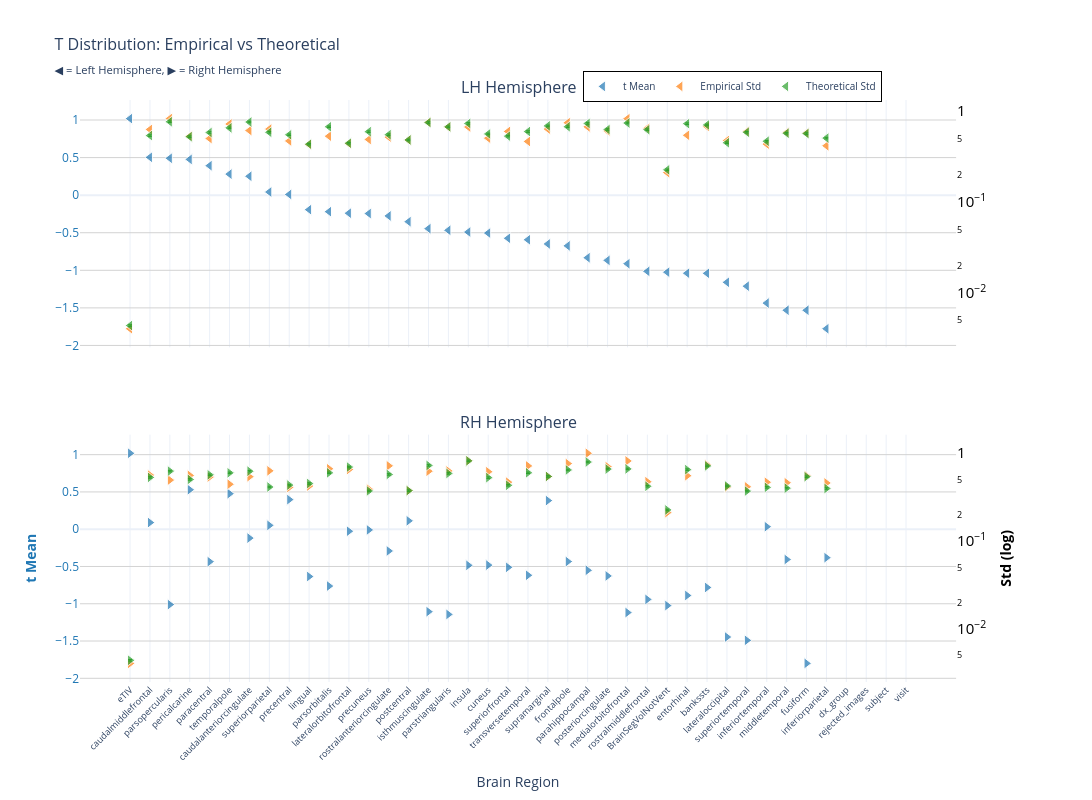
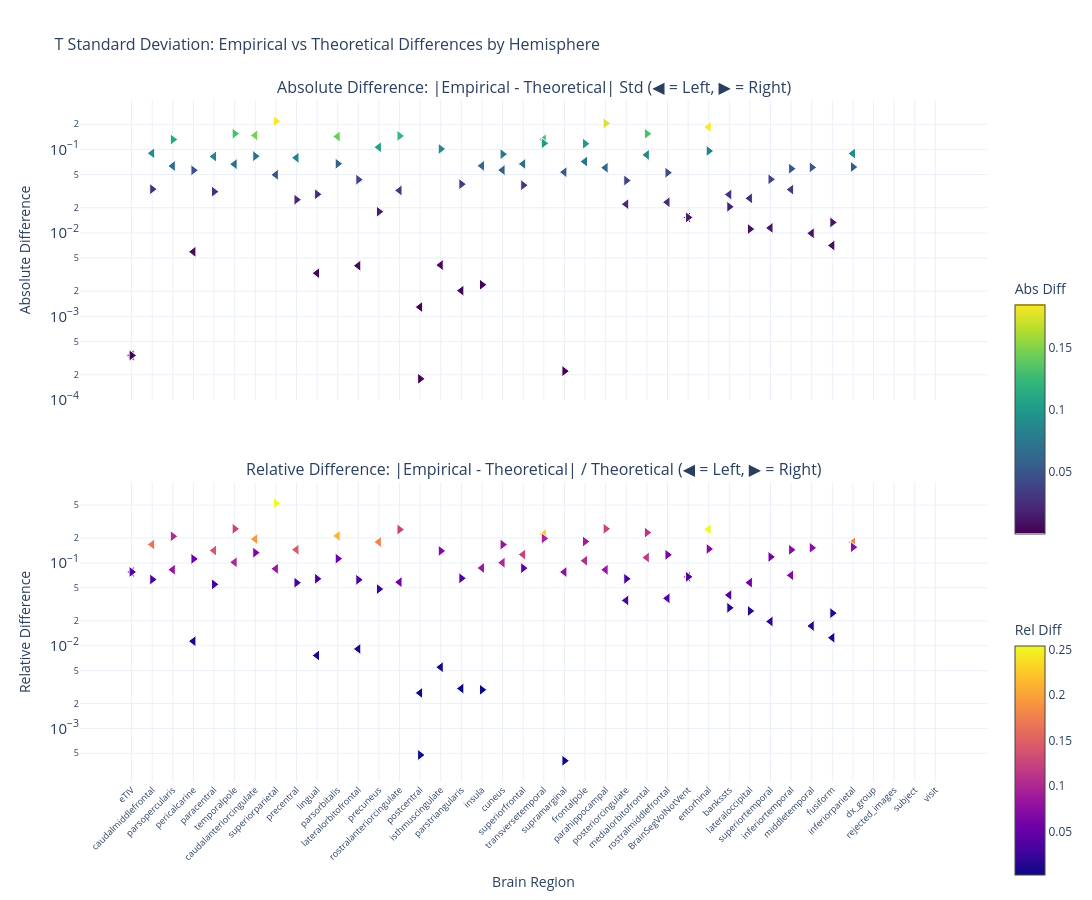

Notebook source saved alongside these figures, in order:
### Markdown cell above
### t-statistic

### Code cell
nu_nav = df_npvr[(df_npvr["study"] == "longitudinal") & (df_npvr["group"] == "HC-PD")]
data_path = stats_dir / f"student_longitudinal_{METRIC}.parquet"
df, stats = get_test_stats(
    data_path,
    stat_functions_F,
    nu_nav,
    hemisphere=True,
    study="longitudinal",
    raw_values=True,
)
show_figure(stats, hemisphere=True, stat_name="t", study="longitudinal", metric=METRIC)

### Figure 1 — Plotly figure (JSON) as saved in the notebook; plotly's stock layout.template omitted (floating-point values rounded to 4 significant figures)
{"data": [{"hovertemplate": "<b>%{x}</b><br>Mean t: %{y:.2f}<br><extra></extra>", "legendgroup": "mean", "marker": {"color": "#1f77b4", "line": {"color": "white", "width": 1}, "opacity": 0.7, "size": 10, "symbol": "triangle-left"}, "mode": "markers", "name": "t Mean", "showlegend": true, "type": "scatter", "x": ["eTIV", "caudalmiddlefrontal", "parsopercularis", "pericalcarine", "paracentral", "temporalpole", "caudalanteriorcingulate", "superiorparietal", "precentral", "lingual", "parsorbitalis", "lateralorbitofrontal", "precuneus", "rostralanteriorcingulate", "postcentral", "isthmuscingulate", "parstriangularis", "insula", "cuneus", "superiorfrontal", "transversetemporal", "supramarginal", "frontalpole", "parahippocampal", "posteriorcingulate", "medialorbitofrontal", "rostralmiddlefrontal", "BrainSegVolNotVent", "entorhinal", "bankssts", "lateraloccipital", "superiortemporal", "inferiortemporal", "middletemporal", "fusiform", "inferiorparietal", "dx_group", "rejected_images", "subject", "visit"], "xaxis": "x", "y": [1.019, 0.5036, 0.4909, 0.4761, 0.3922, 0.2801, 0.2514, 0.04185, 0.009773, -0.1929, -0.2196, -0.2399, -0.2448, -0.2766, -0.3529, -0.4455, -0.4677, -0.4909, -0.5044, -0.5739, -0.5933, -0.6493, -0.6748, -0.8328, -0.8677, -0.9122, -1.014, -1.025, -1.039, -1.04, -1.16, -1.211, -1.436, -1.531, -1.531, -1.777, NaN, NaN, NaN, NaN], "yaxis": "y"}, {"hovertemplate": "<b>%{x}</b><br>Empirical Std: %{y:.3f}<br><extra></extra>", "legendgroup": "empirical", "marker": {"color": "#ff7f0e", "line": {"color": "white", "width": 1}, "opacity": 0.7, "size": 10, "symbol": "triangle-left"}, "mode": "markers", "name": "Empirical Std", "showlegend": true, "type": "scatter", "x": ["eTIV", "caudalmiddlefrontal", "parsopercularis", "pericalcarine", "paracentral", "temporalpole", "caudalanteriorcingulate", "superiorparietal", "precentral", "lingual", "parsorbitalis", "lateralorbitofrontal", "precuneus", "rostralanteriorcingulate", "postcentral", "isthmuscingulate", "parstriangularis", "insula", "cuneus", "superiorfrontal", "transversetemporal", "supramarginal", "frontalpole", "parahippocampal", "posteriorcingulate", "medialorbitofrontal", "rostralmiddlefrontal", "BrainSegVolNotVent", "entorhinal", "bankssts", "lateraloccipital", "superiortemporal", "inferiortemporal", "middletemporal", "fusiform", "inferiorparietal", "dx_group", "rejected_images", "subject", "visit"], "xaxis": "x", "y": [0.004039, 0.6281, 0.827, 0.5294, 0.4995, 0.7209, 0.6117, 0.6346, 0.4697, 0.4296, 0.5298, 0.4397, 0.4877, 0.5183, 0.4805, 0.7534, 0.6692, 0.6688, 0.5046, 0.5977, 0.4636, 0.6345, 0.7448, 0.6711, 0.6052, 0.8257, 0.6482, 0.2106, 0.5424, 0.6758, 0.4746, 0.5968, 0.4335, 0.5811, 0.5735, 0.4156, NaN, NaN, NaN, NaN], "yaxis": "y2"}, {"error_y": {"array": [8.702e-05, 0.01069, 0.01518, 0.0104, 0.01156, 0.013, 0.01508, 0.01162, 0.01091, 0.008602, 0.01336, 0.008816, 0.0118, 0.01094, 0.009572, 0.01489, 0.01334, 0.01455, 0.01115, 0.01054, 0.01184, 0.01367, 0.01338, 0.01454, 0.01246, 0.0147, 0.01242, 0.00449, 0.01446, 0.014, 0.008915, 0.01163, 0.009269, 0.01135, 0.01125, 0.01003, NaN, NaN, NaN, NaN], "arrayminus": [8.529e-05, 0.01048, 0.01488, 0.0102, 0.01133, 0.01274, 0.01478, 0.01139, 0.01069, 0.008431, 0.0131, 0.008642, 0.01157, 0.01072, 0.009382, 0.01459, 0.01307, 0.01426, 0.01093, 0.01034, 0.0116, 0.0134, 0.01311, 0.01425, 0.01222, 0.01441, 0.01217, 0.0044, 0.01417, 0.01372, 0.008739, 0.0114, 0.009086, 0.01112, 0.01103, 0.009834, NaN, NaN, NaN, NaN], "color": "#2ca02c", "thickness": 1, "type": "data", "visible": true, "width": 2}, "hovertemplate": "<b>%{x}</b><br>Theoretical Std: %{y:.3f}<br><extra></extra>", "legendgroup": "theoretical", "marker": {"color": "#2ca02c", "line": {"color": "white", "width": 1}, "opacity": 0.7, "size": 10, "symbol": "triangle-left"}, "mode": "markers", "name": "Theoretical Std", "showlegend": true, "type": "scatter", "x": ["eTIV", "caudalmiddlefrontal", "parsopercularis", "pericalcarine", "paracentral", "temporalpole", "caudalanteriorcingulate", "superiorparietal", "precentral", "lingual", "parsorbitalis", "lateralorbitofrontal", "precuneus", "rostralanteriorcingulate", "postcentral", "isthmuscingulate", "parstriangularis", "insula", "cuneus", "superiorfrontal", "transversetemporal", "supramarginal", "frontalpole", "parahippocampal", "posteriorcingulate", "medialorbitofrontal", "rostralmiddlefrontal", "BrainSegVolNotVent", "entorhinal", "bankssts", "lateraloccipital", "superiortemporal", "inferiortemporal", "middletemporal", "fusiform", "inferiorparietal", "dx_group", "rejected_images", "subject", "visit"], "xaxis": "x", "y": [0.004379, 0.5382, 0.7638, 0.5235, 0.5818, 0.6543, 0.759, 0.585, 0.549, 0.4329, 0.6725, 0.4437, 0.594, 0.5506, 0.4818, 0.7493, 0.6712, 0.7323, 0.5611, 0.5307, 0.5959, 0.6879, 0.6732, 0.7315, 0.6273, 0.7397, 0.6249, 0.226, 0.7276, 0.7046, 0.4487, 0.5853, 0.4665, 0.5712, 0.5664, 0.5049, NaN, NaN, NaN, NaN], "yaxis": "y2"}, {"hovertemplate": "<b>%{x}</b><br>Mean t: %{y:.2f}<br><extra></extra>", "legendgroup": "mean", "marker": {"color": "#1f77b4", "line": {"color": "white", "width": 1}, "opacity": 0.7, "size": 10, "symbol": "triangle-right"}, "mode": "markers", "name": "t Mean", "showlegend": false, "type": "scatter", "x": ["eTIV", "pericalcarine", "temporalpole", "precentral", "supramarginal", "postcentral", "caudalmiddlefrontal", "superiorparietal", "inferiortemporal", "precuneus", "lateralorbitofrontal", "caudalanteriorcingulate", "rostralanteriorcingulate", "inferiorparietal", "middletemporal", "frontalpole", "paracentral", "cuneus", "insula", "superiorfrontal", "parahippocampal", "transversetemporal", "posteriorcingulate", "lingual", "parsorbitalis", "bankssts", "entorhinal", "rostralmiddlefrontal", "parsopercularis", "BrainSegVolNotVent", "isthmuscingulate", "medialorbitofrontal", "parstriangularis", "lateraloccipital", "superiortemporal", "fusiform", "dx_group", "rejected_images", "subject", "visit"], "xaxis": "x2", "y": [1.019, 0.5294, 0.4764, 0.3969, 0.3838, 0.1122, 0.08927, 0.05151, 0.03375, -0.009612, -0.02707, -0.1193, -0.2919, -0.3816, -0.4063, -0.434, -0.4353, -0.4818, -0.4847, -0.5116, -0.5519, -0.6181, -0.6268, -0.6347, -0.7628, -0.7816, -0.8889, -0.9417, -1.011, -1.025, -1.106, -1.118, -1.143, -1.446, -1.491, -1.8, NaN, NaN, NaN, NaN], "yaxis": "y3"}, {"hovertemplate": "<b>%{x}</b><br>Empirical Std: %{y:.3f}<br><extra></extra>", "legendgroup": "empirical", "marker": {"color": "#ff7f0e", "line": {"color": "white", "width": 1}, "opacity": 0.7, "size": 10, "symbol": "triangle-right"}, "mode": "markers", "name": "Empirical Std", "showlegend": false, "type": "scatter", "x": ["eTIV", "pericalcarine", "temporalpole", "precentral", "supramarginal", "postcentral", "caudalmiddlefrontal", "superiorparietal", "inferiortemporal", "precuneus", "lateralorbitofrontal", "caudalanteriorcingulate", "rostralanteriorcingulate", "inferiorparietal", "middletemporal", "frontalpole", "paracentral", "cuneus", "insula", "superiorfrontal", "parahippocampal", "transversetemporal", "posteriorcingulate", "lingual", "parsorbitalis", "bankssts", "entorhinal", "rostralmiddlefrontal", "parsopercularis", "BrainSegVolNotVent", "isthmuscingulate", "medialorbitofrontal", "parstriangularis", "lateraloccipital", "superiortemporal", "fusiform", "dx_group", "rejected_images", "subject", "visit"], "xaxis": "x2", "y": [0.004039, 0.5589, 0.4431, 0.4084, 0.5434, 0.3749, 0.5634, 0.6296, 0.4671, 0.3898, 0.6519, 0.5408, 0.7181, 0.4582, 0.461, 0.7617, 0.5358, 0.6147, 0.8206, 0.4682, 0.9985, 0.7167, 0.7018, 0.4226, 0.6648, 0.7375, 0.5541, 0.4732, 0.4941, 0.2106, 0.6242, 0.8164, 0.6269, 0.4123, 0.4142, 0.5534, NaN, NaN, NaN, NaN], "yaxis": "y4"}, {"error_y": {"array": [8.702e-05, 0.009988, 0.01187, 0.008611, 0.0108, 0.007446, 0.01053, 0.00819, 0.008114, 0.007387, 0.01382, 0.0124, 0.01138, 0.007881, 0.00795, 0.01281, 0.01127, 0.01047, 0.01626, 0.008562, 0.01577, 0.01189, 0.0131, 0.008974, 0.01187, 0.01425, 0.01291, 0.008356, 0.01242, 0.00449, 0.01442, 0.01316, 0.01169, 0.008412, 0.00736, 0.01073, NaN, NaN, NaN, NaN], "arrayminus": [8.529e-05, 0.00979, 0.01164, 0.00844, 0.01059, 0.007298, 0.01032, 0.008027, 0.007953, 0.007241, 0.01354, 0.01215, 0.01116, 0.007725, 0.007793, 0.01256, 0.01104, 0.01026, 0.01593, 0.008392, 0.01545, 0.01165, 0.01284, 0.008796, 0.01164, 0.01396, 0.01266, 0.00819, 0.01218, 0.0044, 0.01413, 0.0129, 0.01146, 0.008245, 0.007214, 0.01052, NaN, NaN, NaN, NaN], "color": "#2ca02c", "thickness": 1, "type": "data", "visible": true, "width": 2}, "hovertemplate": "<b>%{x}</b><br>Theoretical Std: %{y:.3f}<br><extra></extra>", "legendgroup": "theoretical", "marker": {"color": "#2ca02c", "line": {"color": "white", "width": 1}, "opacity": 0.7, "size": 10, "symbol": "triangle-right"}, "mode": "markers", "name": "Theoretical Std", "showlegend": false, "type": "scatter", "x": ["eTIV", "pericalcarine", "temporalpole", "precentral", "supramarginal", "postcentral", "caudalmiddlefrontal", "superiorparietal", "inferiortemporal", "precuneus", "lateralorbitofrontal", "caudalanteriorcingulate", "rostralanteriorcingulate", "inferiorparietal", "middletemporal", "frontalpole", "paracentral", "cuneus", "insula", "superiorfrontal", "parahippocampal", "transversetemporal", "posteriorcingulate", "lingual", "parsorbitalis", "bankssts", "entorhinal", "rostralmiddlefrontal", "parsopercularis", "BrainSegVolNotVent", "isthmuscingulate", "medialorbitofrontal", "parstriangularis", "lateraloccipital", "superiortemporal", "fusiform", "dx_group", "rejected_images", "subject", "visit"], "xaxis": "x2", "y": [0.004379, 0.5027, 0.5975, 0.4334, 0.5436, 0.3747, 0.5299, 0.4122, 0.4084, 0.3718, 0.6953, 0.6238, 0.5729, 0.3967, 0.4001, 0.6447, 0.567, 0.5269, 0.8182, 0.4309, 0.7935, 0.5984, 0.6595, 0.4517, 0.5975, 0.7169, 0.6499, 0.4205, 0.6252, 0.226, 0.7256, 0.6623, 0.5885, 0.4234, 0.3704, 0.5401, NaN, NaN, NaN, NaN], "yaxis": "y4"}], "layout": {"annotations": [{"font": {"size": 16}, "showarrow": false, "text": "LH Hemisphere", "x": 0.47, "xanchor": "center", "xref": "paper", "y": 1, "yanchor": "bottom", "yref": "paper"}, {"font": {"size": 16}, "showarrow": false, "text": "RH Hemisphere", "x": 0.47, "xanchor": "center", "xref": "paper", "y": 0.425, "yanchor": "bottom", "yref": "paper"}], "height": 800, "hovermode": "x", "legend": {"bgcolor": "rgba(255, 255, 255, 0.9)", "bordercolor": "black", "borderwidth": 1, "font": {"size": 10}, "orientation": "h", "x": 0.7, "xanchor": "center", "y": 1.05}, "title": {"font": {"size": 16}, "text": "T Distribution: Empirical vs Theoretical<br><sub>◀ = Left Hemisphere, ▶ = Right Hemisphere</sub>"}, "width": 1400, "xaxis": {"anchor": "y", "domain": [0, 0.94], "matches": "x2", "showticklabels": false}, "xaxis2": {"anchor": "y3", "domain": [0, 0.94], "tickangle": -45, "tickfont": {"size": 9}, "title": {"text": "Brain Region"}}, "yaxis": {"anchor": "x", "domain": [0.575, 1], "gridcolor": "lightgray", "showgrid": true, "tickfont": {"color": "#1f77b4"}, "title": {"font": {"color": "#1f77b4"}, "text": ""}}, "yaxis2": {"anchor": "x", "exponentformat": "power", "overlaying": "y", "showgrid": false, "side": "right", "tickfont": {"color": "black"}, "title": {"font": {"color": "black"}, "text": ""}, "type": "log"}, "yaxis3": {"anchor": "x2", "domain": [0, 0.425], "gridcolor": "lightgray", "showgrid": true, "tickfont": {"color": "#1f77b4"}, "title": {"font": {"color": "#1f77b4"}, "text": "<b>t Mean</b>"}}, "yaxis4": {"anchor": "x2", "exponentformat": "power", "overlaying": "y3", "showgrid": false, "side": "right", "tickfont": {"color": "black"}, "title": {"font": {"color": "black"}, "text": "<b>Std (log)</b>"}, "type": "log"}}}

### Figure 2 — Plotly figure (JSON) as saved in the notebook; plotly's stock layout.template omitted (floating-point values rounded to 4 significant figures)
{"data": [{"hovertemplate": "<b>%{x}</b><br>Hemisphere: %{text}<br>Abs Diff: %{y:.4f}<br><extra></extra>", "legendgroup": "abs_lh", "marker": {"color": [0.0003408, 0.08995, 0.06324, 0.005937, 0.08225, 0.06659, 0.1472, 0.04968, 0.07931, 0.003296, 0.1427, 0.004048, 0.1062, 0.03225, 0.001293, 0.004116, 0.002034, 0.06355, 0.05652, 0.06703, 0.1323, 0.05338, 0.07155, 0.06042, 0.02209, 0.08599, 0.02332, 0.01534, 0.1852, 0.02881, 0.02594, 0.01148, 0.03304, 0.009892, 0.007068, 0.08932, NaN, NaN, NaN, NaN], "colorbar": {"len": 0.4, "title": {"text": "Abs Diff"}, "y": 0.75, "yanchor": "top"}, "colorscale": [[0, "#440154"], [0.1111, "#482878"], [0.2222, "#3e4989"], [0.3333, "#31688e"], [0.4444, "#26828e"], [0.5556, "#1f9e89"], [0.6667, "#35b779"], [0.7778, "#6ece58"], [0.8889, "#b5de2b"], [1, "#fde725"]], "line": {"color": "white", "width": 1}, "showscale": true, "size": 10, "symbol": "triangle-left"}, "mode": "markers", "name": "Absolute (lh)", "showlegend": false, "text": ["lh", "lh", "lh", "lh", "lh", "lh", "lh", "lh", "lh", "lh", "lh", "lh", "lh", "lh", "lh", "lh", "lh", "lh", "lh", "lh", "lh", "lh", "lh", "lh", "lh", "lh", "lh", "lh", "lh", "lh", "lh", "lh", "lh", "lh", "lh", "lh", "lh", "lh", "lh", "lh"], "type": "scatter", "x": ["eTIV", "caudalmiddlefrontal", "parsopercularis", "pericalcarine", "paracentral", "temporalpole", "caudalanteriorcingulate", "superiorparietal", "precentral", "lingual", "parsorbitalis", "lateralorbitofrontal", "precuneus", "rostralanteriorcingulate", "postcentral", "isthmuscingulate", "parstriangularis", "insula", "cuneus", "superiorfrontal", "transversetemporal", "supramarginal", "frontalpole", "parahippocampal", "posteriorcingulate", "medialorbitofrontal", "rostralmiddlefrontal", "BrainSegVolNotVent", "entorhinal", "bankssts", "lateraloccipital", "superiortemporal", "inferiortemporal", "middletemporal", "fusiform", "inferiorparietal", "dx_group", "rejected_images", "subject", "visit"], "xaxis": "x", "y": [0.0003408, 0.08995, 0.06324, 0.005937, 0.08225, 0.06659, 0.1472, 0.04968, 0.07931, 0.003296, 0.1427, 0.004048, 0.1062, 0.03225, 0.001293, 0.004116, 0.002034, 0.06355, 0.05652, 0.06703, 0.1323, 0.05338, 0.07155, 0.06042, 0.02209, 0.08599, 0.02332, 0.01534, 0.1852, 0.02881, 0.02594, 0.01148, 0.03304, 0.009892, 0.007068, 0.08932, NaN, NaN, NaN, NaN], "yaxis": "y"}, {"hovertemplate": "<b>%{x}</b><br>Hemisphere: %{text}<br>Rel Diff: %{y:.2%}<br><extra></extra>", "legendgroup": "rel_lh", "marker": {"color": [0.07782, 0.1671, 0.08279, 0.01134, 0.1414, 0.1018, 0.194, 0.08492, 0.1445, 0.007614, 0.2121, 0.009122, 0.1788, 0.05858, 0.002684, 0.005494, 0.003031, 0.08678, 0.1007, 0.1263, 0.222, 0.0776, 0.1063, 0.08259, 0.03522, 0.1163, 0.03732, 0.06787, 0.2545, 0.04089, 0.05782, 0.01962, 0.07081, 0.01732, 0.01248, 0.1769, NaN, NaN, NaN, NaN], "colorbar": {"len": 0.4, "title": {"text": "Rel Diff"}, "y": 0.25, "yanchor": "top"}, "colorscale": [[0, "#0d0887"], [0.1111, "#46039f"], [0.2222, "#7201a8"], [0.3333, "#9c179e"], [0.4444, "#bd3786"], [0.5556, "#d8576b"], [0.6667, "#ed7953"], [0.7778, "#fb9f3a"], [0.8889, "#fdca26"], [1, "#f0f921"]], "line": {"color": "white", "width": 1}, "showscale": true, "size": 10, "symbol": "triangle-left"}, "mode": "markers", "name": "Relative (lh)", "showlegend": false, "text": ["lh", "lh", "lh", "lh", "lh", "lh", "lh", "lh", "lh", "lh", "lh", "lh", "lh", "lh", "lh", "lh", "lh", "lh", "lh", "lh", "lh", "lh", "lh", "lh", "lh", "lh", "lh", "lh", "lh", "lh", "lh", "lh", "lh", "lh", "lh", "lh", "lh", "lh", "lh", "lh"], "type": "scatter", "x": ["eTIV", "caudalmiddlefrontal", "parsopercularis", "pericalcarine", "paracentral", "temporalpole", "caudalanteriorcingulate", "superiorparietal", "precentral", "lingual", "parsorbitalis", "lateralorbitofrontal", "precuneus", "rostralanteriorcingulate", "postcentral", "isthmuscingulate", "parstriangularis", "insula", "cuneus", "superiorfrontal", "transversetemporal", "supramarginal", "frontalpole", "parahippocampal", "posteriorcingulate", "medialorbitofrontal", "rostralmiddlefrontal", "BrainSegVolNotVent", "entorhinal", "bankssts", "lateraloccipital", "superiortemporal", "inferiortemporal", "middletemporal", "fusiform", "inferiorparietal", "dx_group", "rejected_images", "subject", "visit"], "xaxis": "x2", "y": [0.07782, 0.1671, 0.08279, 0.01134, 0.1414, 0.1018, 0.194, 0.08492, 0.1445, 0.007614, 0.2121, 0.009122, 0.1788, 0.05858, 0.002684, 0.005494, 0.003031, 0.08678, 0.1007, 0.1263, 0.222, 0.0776, 0.1063, 0.08259, 0.03522, 0.1163, 0.03732, 0.06787, 0.2545, 0.04089, 0.05782, 0.01962, 0.07081, 0.01732, 0.01248, 0.1769, NaN, NaN, NaN, NaN], "yaxis": "y2"}, {"hovertemplate": "<b>%{x}</b><br>Hemisphere: %{text}<br>Abs Diff: %{y:.4f}<br><extra></extra>", "legendgroup": "abs_rh", "marker": {"color": [0.0003408, 0.05622, 0.1544, 0.02501, 0.0002211, 0.0001788, 0.03343, 0.2175, 0.05879, 0.01796, 0.04345, 0.08304, 0.1451, 0.06153, 0.06089, 0.117, 0.03121, 0.08778, 0.002394, 0.03728, 0.2049, 0.1183, 0.04238, 0.02903, 0.06732, 0.02055, 0.09581, 0.05268, 0.1311, 0.01534, 0.1014, 0.1541, 0.03838, 0.01112, 0.04381, 0.01335, NaN, NaN, NaN, NaN], "colorbar": {"len": 0.4, "title": {"text": "Abs Diff"}, "y": 0.75, "yanchor": "top"}, "colorscale": [[0, "#440154"], [0.1111, "#482878"], [0.2222, "#3e4989"], [0.3333, "#31688e"], [0.4444, "#26828e"], [0.5556, "#1f9e89"], [0.6667, "#35b779"], [0.7778, "#6ece58"], [0.8889, "#b5de2b"], [1, "#fde725"]], "line": {"color": "white", "width": 1}, "showscale": false, "size": 10, "symbol": "triangle-right"}, "mode": "markers", "name": "Absolute (rh)", "showlegend": false, "text": ["rh", "rh", "rh", "rh", "rh", "rh", "rh", "rh", "rh", "rh", "rh", "rh", "rh", "rh", "rh", "rh", "rh", "rh", "rh", "rh", "rh", "rh", "rh", "rh", "rh", "rh", "rh", "rh", "rh", "rh", "rh", "rh", "rh", "rh", "rh", "rh", "rh", "rh", "rh", "rh"], "type": "scatter", "x": ["eTIV", "pericalcarine", "temporalpole", "precentral", "supramarginal", "postcentral", "caudalmiddlefrontal", "superiorparietal", "inferiortemporal", "precuneus", "lateralorbitofrontal", "caudalanteriorcingulate", "rostralanteriorcingulate", "inferiorparietal", "middletemporal", "frontalpole", "paracentral", "cuneus", "insula", "superiorfrontal", "parahippocampal", "transversetemporal", "posteriorcingulate", "lingual", "parsorbitalis", "bankssts", "entorhinal", "rostralmiddlefrontal", "parsopercularis", "BrainSegVolNotVent", "isthmuscingulate", "medialorbitofrontal", "parstriangularis", "lateraloccipital", "superiortemporal", "fusiform", "dx_group", "rejected_images", "subject", "visit"], "xaxis": "x", "y": [0.0003408, 0.05622, 0.1544, 0.02501, 0.0002211, 0.0001788, 0.03343, 0.2175, 0.05879, 0.01796, 0.04345, 0.08304, 0.1451, 0.06153, 0.06089, 0.117, 0.03121, 0.08778, 0.002394, 0.03728, 0.2049, 0.1183, 0.04238, 0.02903, 0.06732, 0.02055, 0.09581, 0.05268, 0.1311, 0.01534, 0.1014, 0.1541, 0.03838, 0.01112, 0.04381, 0.01335, NaN, NaN, NaN, NaN], "yaxis": "y"}, {"hovertemplate": "<b>%{x}</b><br>Hemisphere: %{text}<br>Rel Diff: %{y:.2%}<br><extra></extra>", "legendgroup": "rel_rh", "marker": {"color": [0.07782, 0.1118, 0.2584, 0.0577, 0.0004067, 0.0004771, 0.06308, 0.5276, 0.144, 0.04829, 0.06249, 0.1331, 0.2533, 0.1551, 0.1522, 0.1816, 0.05504, 0.1666, 0.002926, 0.08651, 0.2582, 0.1977, 0.06426, 0.06428, 0.1127, 0.02866, 0.1474, 0.1253, 0.2097, 0.06787, 0.1398, 0.2326, 0.06521, 0.02626, 0.1183, 0.02472, NaN, NaN, NaN, NaN], "colorbar": {"len": 0.4, "title": {"text": "Rel Diff"}, "y": 0.25, "yanchor": "top"}, "colorscale": [[0, "#0d0887"], [0.1111, "#46039f"], [0.2222, "#7201a8"], [0.3333, "#9c179e"], [0.4444, "#bd3786"], [0.5556, "#d8576b"], [0.6667, "#ed7953"], [0.7778, "#fb9f3a"], [0.8889, "#fdca26"], [1, "#f0f921"]], "line": {"color": "white", "width": 1}, "showscale": false, "size": 10, "symbol": "triangle-right"}, "mode": "markers", "name": "Relative (rh)", "showlegend": false, "text": ["rh", "rh", "rh", "rh", "rh", "rh", "rh", "rh", "rh", "rh", "rh", "rh", "rh", "rh", "rh", "rh", "rh", "rh", "rh", "rh", "rh", "rh", "rh", "rh", "rh", "rh", "rh", "rh", "rh", "rh", "rh", "rh", "rh", "rh", "rh", "rh", "rh", "rh", "rh", "rh"], "type": "scatter", "x": ["eTIV", "pericalcarine", "temporalpole", "precentral", "supramarginal", "postcentral", "caudalmiddlefrontal", "superiorparietal", "inferiortemporal", "precuneus", "lateralorbitofrontal", "caudalanteriorcingulate", "rostralanteriorcingulate", "inferiorparietal", "middletemporal", "frontalpole", "paracentral", "cuneus", "insula", "superiorfrontal", "parahippocampal", "transversetemporal", "posteriorcingulate", "lingual", "parsorbitalis", "bankssts", "entorhinal", "rostralmiddlefrontal", "parsopercularis", "BrainSegVolNotVent", "isthmuscingulate", "medialorbitofrontal", "parstriangularis", "lateraloccipital", "superiortemporal", "fusiform", "dx_group", "rejected_images", "subject", "visit"], "xaxis": "x2", "y": [0.07782, 0.1118, 0.2584, 0.0577, 0.0004067, 0.0004771, 0.06308, 0.5276, 0.144, 0.04829, 0.06249, 0.1331, 0.2533, 0.1551, 0.1522, 0.1816, 0.05504, 0.1666, 0.002926, 0.08651, 0.2582, 0.1977, 0.06426, 0.06428, 0.1127, 0.02866, 0.1474, 0.1253, 0.2097, 0.06787, 0.1398, 0.2326, 0.06521, 0.02626, 0.1183, 0.02472, NaN, NaN, NaN, NaN], "yaxis": "y2"}], "layout": {"annotations": [{"font": {"size": 16}, "showarrow": false, "text": "Absolute Difference: |Empirical - Theoretical| Std (◀ = Left, ▶ = Right)", "x": 0.5, "xanchor": "center", "xref": "paper", "y": 1, "yanchor": "bottom", "yref": "paper"}, {"font": {"size": 16}, "showarrow": false, "text": "Relative Difference: |Empirical - Theoretical| / Theoretical (◀ = Left, ▶ = Right)", "x": 0.5, "xanchor": "center", "xref": "paper", "y": 0.44, "yanchor": "bottom", "yref": "paper"}], "height": 900, "hovermode": "x unified", "showlegend": false, "title": {"font": {"size": 16}, "text": "T Standard Deviation: Empirical vs Theoretical Differences by Hemisphere"}, "width": 1400, "xaxis": {"anchor": "y", "domain": [0, 1], "showticklabels": false}, "xaxis2": {"anchor": "y2", "domain": [0, 1], "tickangle": -45, "tickfont": {"size": 9}, "title": {"text": "Brain Region"}}, "yaxis": {"anchor": "x", "domain": [0.56, 1], "exponentformat": "power", "title": {"text": "Absolute Difference"}, "type": "log"}, "yaxis2": {"anchor": "x2", "domain": [0, 0.44], "exponentformat": "power", "title": {"text": "Relative Difference"}, "type": "log"}}}
